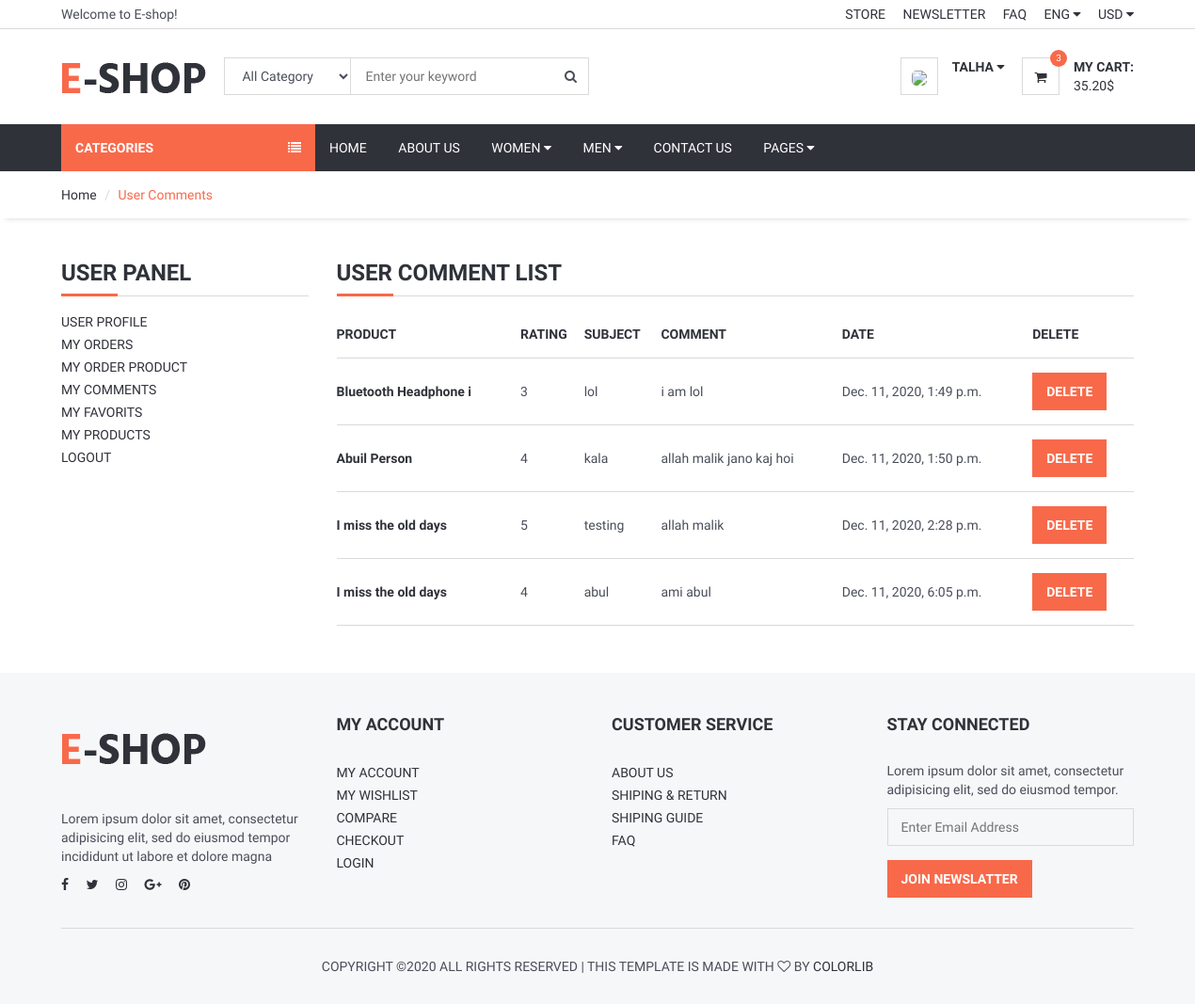
The page /user/comments/ (signed in) on the database as committed earlier.
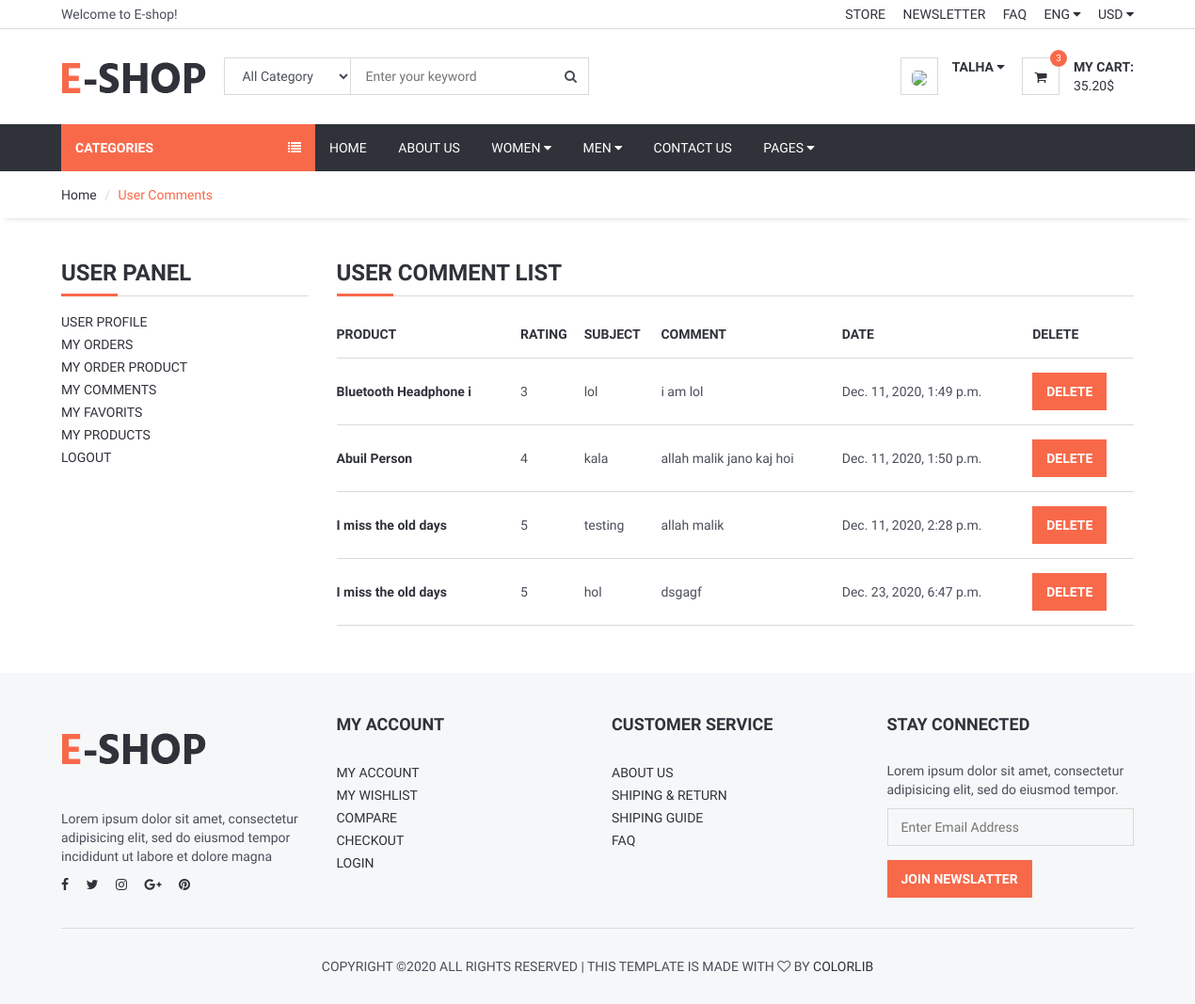
The same page on the database as committed later.
### product/models.py (models this page shows, shortened)
class Comment(models.Model):
    STATUS = (
        ('New', 'New'),
        ('True', 'True'),
        ('False', 'False'),
    )
    product = models.ForeignKey(Product, on_delete=models.CASCADE)
    user = models.ForeignKey(User, on_delete=models.CASCADE)
    subject = models.CharField(max_length=50, blank=True)
    comment = models.TextField(blank=True)
    rate = models.IntegerField(default=1)
    ip = models.CharField(max_length=50, blank=True)
    status = models.CharField(max_length=50, choices=STATUS, default='New')
    create_at = models.DateTimeField(auto_now_add=True)
    update_at = models.DateTimeField(auto_now=True)

class Product(models.Model):
    STATUS = (
        ('True', 'True'),
        ('False', 'False'),
    )
    title = models.CharField(max_length=150)
    keywords = models.CharField(max_length=200)
    category = models.ForeignKey(Category , on_delete=models.CASCADE)
    description = models.TextField()
    image = models.ImageField(upload_to='product_image/')
    price = models.DecimalField(max_digits=12, decimal_places=2)
    amount = models.IntegerField()
    minamount=models.IntegerField()
    detail = RichTextUploadingField()
    slug = models.SlugField(null=False, unique=True)
    status = models.CharField(max_length=5,choices=STATUS)
    create_at = models.DateTimeField(auto_now_add=True)
    update_at = models.DateTimeField(auto_now=True)
    def image_tag(self):
        return mark_safe('<img src="{}" height="50"/>'.format(self.image.url))
    image_tag.short_description = 'Image'

### user/views.py (the view)
# urls.py: path('comments/', user_comments, name='user_comments'),
@login_required
def user_comments(request):
    category = Category.objects.all()
    current_user = request.user
    comments = Comment.objects.filter(user_id=current_user.id)
    context = {'category': category, 'comments': comments}
    return render(request, 'user_comments.html', context)

### user/templates/user_comments.html (shortened to what this page needs)
{% extends 'homebase.html' %}
{% block sidebar %} {% include 'sidebar.html' %} {% endblock %}
{% block body %}
	<div id="breadcrumb">
		<div class="container">
			<ul class="breadcrumb">
                <li><a href="{% url 'index' %}">Home</a></li>
                <li class="active">User Comments</li>
			</ul>
		</div>
	</div>
	<div class="section">
		<div class="container">
			<div class="row">
				<div class="col-md-3">
                   {% include "user_panel.html" %}
                </div>
				<div class="col-md-9">
					<div class="order-summary clearfix">
						<div class="section-title">
							<h3 class="title">User Comment List</h3>
						</div>
						<table class="shopping-cart-table table">
							<thead>
								<tr>
                                    <th class="text-left">Product</th>
                                    <th class="text-left">Rating</th>
                                    <th class="text-left">Subject</th>
                                    <th class="text-left">Comment</th>
                                    <th class="text-left">Date</th>
                                    <th class="text-left">Delete</th>
								</tr>
							</thead>
							<tbody>
								{% for user_comment in comments %}
								<tr>
                                    <td class="text-left"><a href="{% url 'product_detail' user_comment.product_id user_comment.product.slug %}">
                                        <strong>{{ user_comment.product.title }}</strong>
                                    </a></td>
                                    <td class="text-left">{{ user_comment.rate }}</td>
									<td class="text-left">{{ user_comment.subject }}</td>
                                    <td class="text-left">{{ user_comment.comment }}</td>
                                    <td class="text-left">{{ user_comment.create_at }}</td>
									<td class="text-left"><a class="primary-btn" href="{% url 'user_delete_comment' user_comment.id %}" onclick="return confirm('Will be Delete ! Are you sure?')"> Delete </a></td>
								</tr>
								{% endfor %}
							</tbody>
						</table>
					</div>
				</div>
			</div>
		</div>
	</div>
{% endblock  %}

Rows that differ between the two databases and show on the page:
removed Comment: product "I miss the old days", rate "4", subject "abul", comment "ami abul", create_at "Dec. 11, 2020, 6:05 p.m."
added Comment: product "I miss the old days", rate "5", subject "hol", comment "dsgagf", create_at "Dec. 23, 2020, 6:47 p.m."
